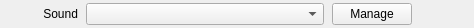
<?xml version="1.0" encoding="UTF-8"?>
<ui version="4.0">
 <class>SoundPickerWidget</class>
 <widget class="QWidget" name="SoundPickerWidget">
  <property name="geometry">
   <rect>
    <x>0</x>
    <y>0</y>
    <width>474</width>
    <height>28</height>
   </rect>
  </property>
  <property name="windowTitle">
   <string>Form</string>
  </property>
  <layout class="QHBoxLayout" name="horizontalLayout_3" stretch="1,5">
   <property name="spacing">
    <number>8</number>
   </property>
   <property name="leftMargin">
    <number>0</number>
   </property>
   <property name="topMargin">
    <number>0</number>
   </property>
   <property name="rightMargin">
    <number>0</number>
   </property>
   <property name="bottomMargin">
    <number>0</number>
   </property>
   <item>
    <widget class="QnElidedLabel" name="label">
     <property name="sizePolicy">
      <sizepolicy hsizetype="Ignored" vsizetype="Preferred">
       <horstretch>0</horstretch>
       <verstretch>0</verstretch>
      </sizepolicy>
     </property>
     <property name="text">
      <string>Sound</string>
     </property>
     <property name="alignment">
      <set>Qt::AlignRight|Qt::AlignTrailing|Qt::AlignVCenter</set>
     </property>
     <property name="wordWrap">
      <bool>true</bool>
     </property>
    </widget>
   </item>
   <item>
    <layout class="QHBoxLayout" name="horizontalLayout" stretch="5,3">
     <property name="spacing">
      <number>8</number>
     </property>
     <item>
      <widget class="QComboBox" name="soundComboBox"/>
     </item>
     <item>
      <layout class="QHBoxLayout" name="horizontalLayout_2">
       <item>
        <widget class="QPushButton" name="managePushButton">
         <property name="text">
          <string>Manage</string>
         </property>
        </widget>
       </item>
       <item>
        <spacer name="horizontalSpacer">
         <property name="orientation">
          <enum>Qt::Horizontal</enum>
         </property>
         <property name="sizeHint" stdset="0">
          <size>
           <width>40</width>
           <height>20</height>
          </size>
         </property>
        </spacer>
       </item>
      </layout>
     </item>
    </layout>
   </item>
  </layout>
 </widget>
 <customwidgets>
  <customwidget>
   <class>QnElidedLabel</class>
   <extends>QLabel</extends>
   <header location="global">ui/widgets/common/elided_label.h</header>
  </customwidget>
 </customwidgets>
 <resources/>
 <connections/>
</ui>
